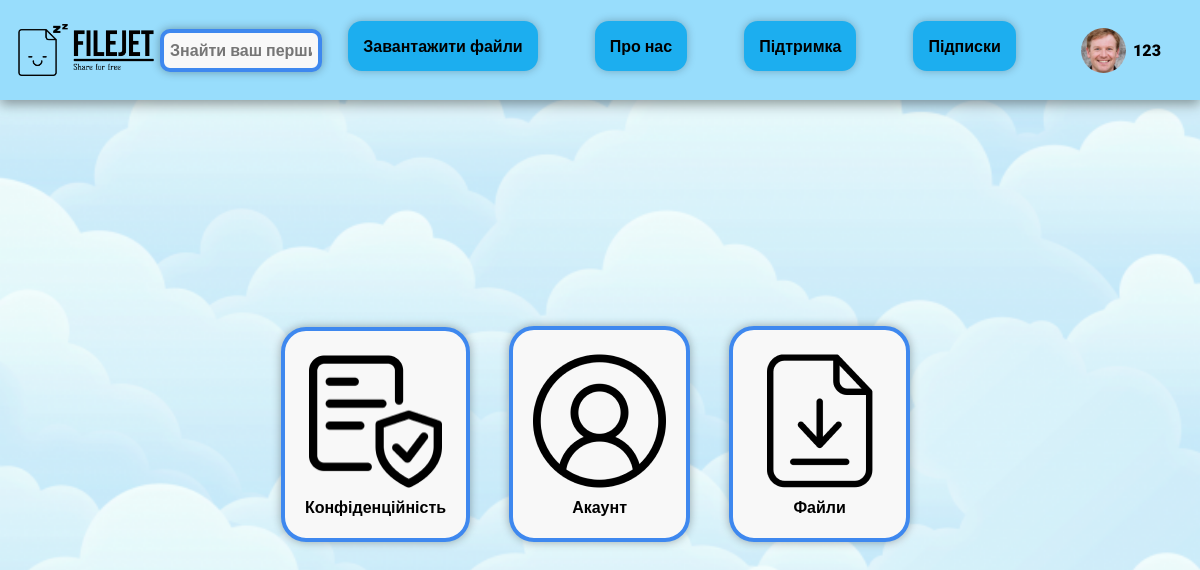
/documentation/ (signed in), run on the app's committed database.
### ProfileApp/models.py (models this page shows, shortened)
class Profile(models.Model):
    user = models.OneToOneField(User, on_delete=models.CASCADE)
    image = models.ImageField(upload_to='image/%Y/%m/%d', default="unregistered_user.png")
    total_size = models.IntegerField(default=104857600)
    used_size = models.IntegerField(default=0)
    procent_size = models.IntegerField(default=0)

### DocumentationApp/views.py (the view)
# urls.py: path(r'', show_documentation, name='documentation'),
def show_documentation(request):
    return render(request, 'documentation.html')

### MainApp/templatetags/base.py (called while the page is built)
@register.simple_tag
def give_user(request):
    if request.user.is_authenticated:
        user = request.user
        profile = Profile.objects.get(user=user)
        return profile

### DocumentationApp/templates/documentation.html (shortened to what this page needs)
{% extends 'base.html' %}
{% load static %}
{% block style %}<link rel="stylesheet" href="{% static 'css/main_documentation.css' %}">{% endblock %}
{% block content %}
<div class="content">
    <main>
        <a href="{% url 'documentation_confident' %}"><div class="documentation"><img class="confidentiality_icon" src="{% static 'image/confidentiality_icon.png' %}" alt=""> Конфіденційність</div></a>
        <a href="{% url 'documentation_account' %}"><div class="documentation"><img class="account_icon" src="{% static 'image/account_icon.png' %}" alt=""> Акаунт</div></a>
        <a href="{% url 'documentation_files' %}"><div class="documentation"><img class="file_icon" src="{% static 'image/file_icon.png' %}" alt=""> Файли</div></a>
    </main>
</div>
{% endblock %}

### MainApp/templates/base.html (shortened to what this page needs)
<html lang="en">
    {% load static %}
    {% load base %}
    {% give_user request as profile %}
<head>
    <link rel="stylesheet" href="{% static 'css/base.css' %}">
    {% block style %} {% endblock %}
</head>
<body>
    <header>
        <div id="left-header-side">
            <p><a href="{% url 'main' %}"><img class="logo" src="{% static 'images/header-logo.png' %}" alt="Логотип компанії"></a></p>
            {% if user.is_authenticated %}
            <input type="text" id="search-bar" placeholder="Знайти ваш перший файл...">
            {% endif %}
        </div>
        <div class="navigation_buttons">
            <a href="{% url 'upload_file' %}">Завантажити файли</a>
            <a href="{% url 'about_us' %}">Про нас</a>
            <a href="{% url 'documentation' %}">Підтримка</a>
            <a href="{% url 'subscription' %}">Підписки</div></a>
        <div class="no_account">
            <a href="{% url 'profile' %}">
                {% if profile.image %}
                <img class="image_account" src="{{ profile.image.url }}" alt="Нема аккаунту">
                {% else %}
                <img class="image_account" src="{% static 'images/unregistrate_user.png' %}" alt="Нема аккаунту">
                {% endif %}
                {{ profile.user.username }}
            </a>
        </div>
    </header>
    {% block content %}{% endblock %}
</body>
</html>

### MainApp/static/css/base.css (style rules this page uses)
* { padding: 0; margin: 0; font-family: 'Roboto', sans-serif; font-weight: 900; }
body { width: 100%; height: 100%; display: flex; flex-flow: column; }
a, a:hover, a:visited, a:active { color: inherit; text-decoration: none; }
header { display: flex; flex-direction: row; justify-content: space-between; align-items: center; width: 100%; height: 100px; background: #98DDFC; box-shadow: 0px 4px 12px rgba(0, 0, 0, 0.4); flex: 0 1 auto; }
#left-header-side { padding-left: 1.5%; gap: 2%; display: flex; justify-content: space-between; width: 28%; align-items: center; }
.logo { width: 136px; height: 52px; flex: none; order: 0; flex-grow: 0; }
header #search-bar { padding: 8px 6px; width: 70%; font-size:16px; background: #F8F8F8; border: 4px solid #3E88EF; box-shadow: 0px 0px 10px rgba(0, 0, 0, 0.32); border-radius: 10px; transition: 500ms ease-in-out; }
.navigation_buttons { display: flex; flex-direction: row; justify-content: center; align-items: center; padding: 0px 0px; gap: 57px; width: 720px; height: 92px; flex: none; order: 1; align-self: stretch; flex-grow: 0; }
.navigation_buttons a { display: flex; flex-direction: row; justify-content: center; align-items: center; padding: 3px 15px; height: 44px; background: #1CAEEF; box-shadow: 0px 0px 8px rgba(0, 0, 0, 0.25); border-radius: 14px; border: 0px; flex: none; order: 0; flex-grow: 0; }
.no_account { display: flex; flex-direction: column; justify-content: center; align-items: center; padding: 5px 40px; width: 78px; height: 74px; border-radius: 10px; flex: none; order: 2; flex-grow: 0; }
.no_account a { display: flex; flex-direction: row; justify-content: center; align-items: center; padding: 5px 19px; gap: 7px; width: 78px; height: 74px; border-radius: 10px; flex: none; order: 2; flex-grow: 0; }
.image_account { box-sizing: border-box; width: 45px; height: 45px; flex: none; flex-grow: 0; width: 45px; height: 45px; border-radius: 100%; font-size: 14px; font-family: 'Roboto'; font-style: normal; font-weight: 700; font-size: 14px; line-height: 150%; letter-spacing: -0.019em; color: #000000; flex: none; flex-grow: 0; }

### DocumentationApp/static/css/main_documentation.css (style rules this page uses)
.content { box-sizing: border-box; display: flex; flex-direction: row; justify-content: center; align-items: center; padding: 38px 10px 10px 1px; gap: 28px; height: 80%; flex: none; order: 1; flex-grow: 0; }
main { display: flex; flex-direction: row; align-items: center; padding: 10px 40px; gap: 39px; flex: none; order: 0; flex-grow: 0; }
.documentation { box-sizing: border-box; display: flex; flex-direction: column; justify-content: center; align-items: center; padding: 24px 20px 21px; gap: 10px; background: #F8F8F8; border: 4px solid #3E88EF; box-shadow: 0px 0px 10px rgba(0, 0, 0, 0.32); border-radius: 25px; flex: none; order: 0; flex-grow: 0; }
.confidentiality_icon { width: 133px; height: 133px; flex: none; order: 0; flex-grow: 0; }

### data on the page
Profile: image (picture), user.username "123"
